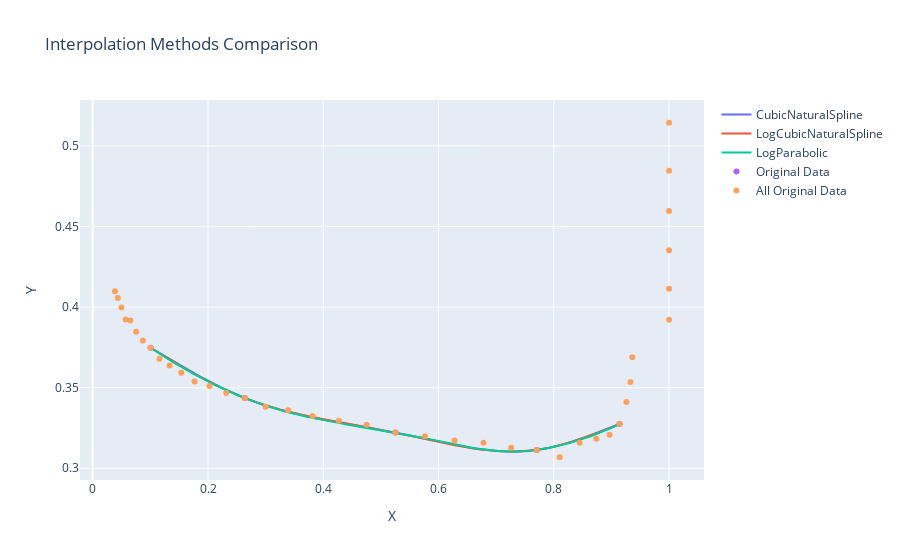
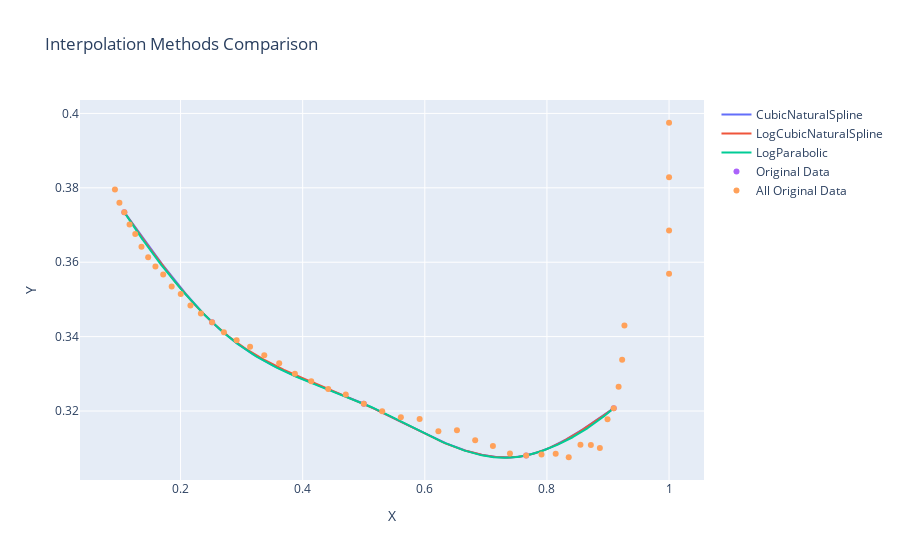
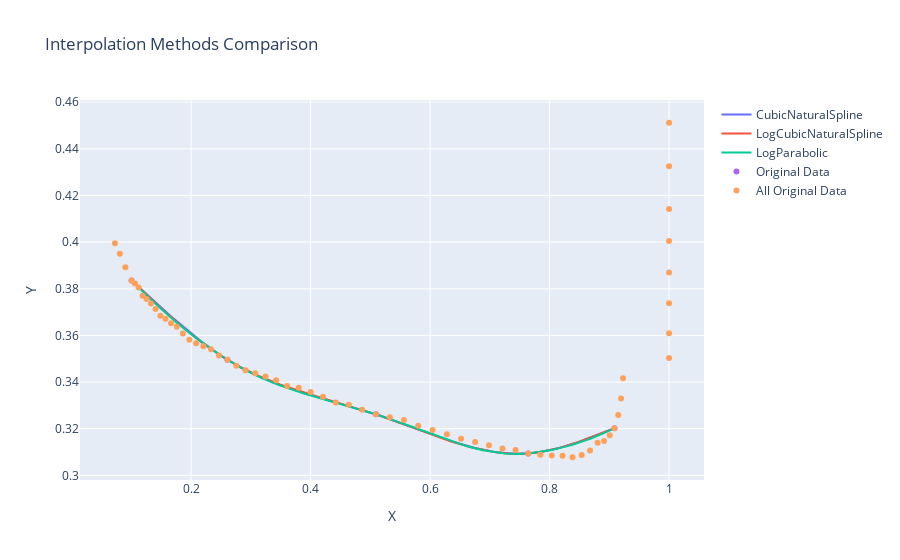
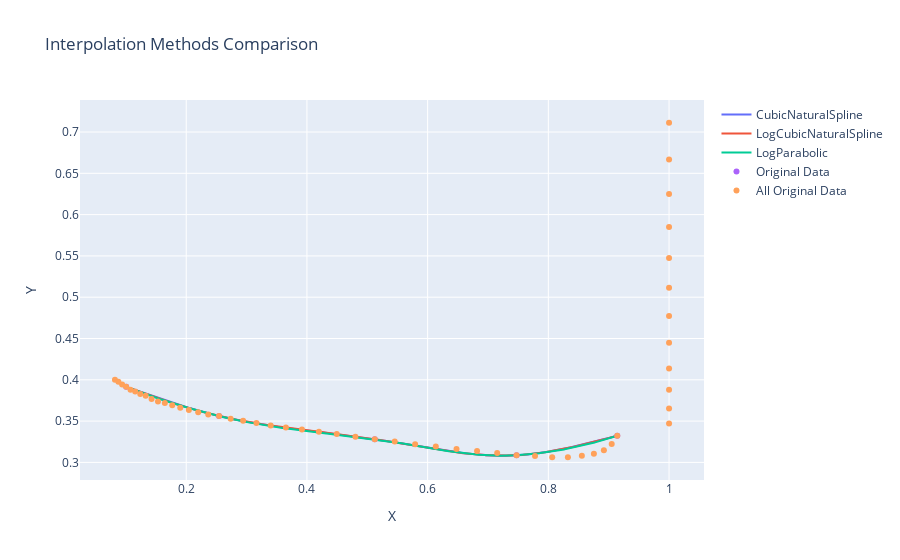

The notebook cell saved with these charts, in order:
### Code cell
rmse_array1, mae_array1 = interpolation(dfz1, arr_delta1, arr_volatility1)
rmse_array2, mae_array2 = interpolation(dfz2, arr_delta2, arr_volatility2)
rmse_array3, mae_array3 = interpolation(dfz3, arr_delta3, arr_volatility3)
rmse_array4, mae_array4 = interpolation(dfz4, arr_delta4, arr_volatility4)

### Figure 1 — Plotly figure (JSON) as saved in the notebook; plotly's stock layout.template omitted (floating-point values rounded to 4 significant figures; data arrays with more than 128 entries replaced by an {"elided": "..."} marker saying what was removed)
{"data": [{"mode": "lines", "name": "CubicNaturalSpline", "type": "scatter", "x": {"elided": "1000 float values"}, "y": {"elided": "1000 float values"}}, {"mode": "lines", "name": "LogCubicNaturalSpline", "type": "scatter", "x": {"elided": "1000 float values"}, "y": {"elided": "1000 float values"}}, {"mode": "lines", "name": "LogParabolic", "type": "scatter", "x": {"elided": "1000 float values"}, "y": {"elided": "1000 float values"}}, {"mode": "markers", "name": "Original Data", "type": "scatter", "x": [0.1004, 0.264, 0.5254, 0.7703, 0.9141], "y": [0.3748, 0.3435, 0.3222, 0.3113, 0.3274]}, {"mode": "markers", "name": "All Original Data", "type": "scatter", "x": [1.0, 1.0, 1.0, 1.0, 1.0, 1.0, 0.9362, 0.933, 0.9259, 0.9141, 0.8969, 0.8738, 0.8449, 0.8102, 0.7703, 0.7259, 0.678, 0.6278, 0.5765, 0.5254, 0.4753, 0.4271, 0.3816, 0.3391, 0.2998, 0.264, 0.2316, 0.2026, 0.1767, 0.1537, 0.1335, 0.1158, 0.1004, 0.08695, 0.07542, 0.06547, 0.057, 0.04977, 0.04367, 0.03855], "y": [0.5143, 0.4845, 0.4596, 0.4353, 0.4114, 0.3921, 0.3688, 0.3536, 0.3411, 0.3274, 0.3208, 0.3184, 0.3158, 0.3068, 0.3113, 0.3128, 0.3158, 0.3172, 0.3198, 0.3222, 0.3271, 0.3295, 0.3324, 0.336, 0.3381, 0.3435, 0.3466, 0.3511, 0.3538, 0.3592, 0.3638, 0.3679, 0.3748, 0.3793, 0.3846, 0.3916, 0.3923, 0.3997, 0.4056, 0.4098]}], "layout": {"title": {"text": "Interpolation Methods Comparison"}, "xaxis": {"title": {"text": "X"}}, "yaxis": {"title": {"text": "Y"}}}}

### Figure 2 — Plotly figure (JSON) as saved in the notebook; plotly's stock layout.template omitted (floating-point values rounded to 4 significant figures; data arrays with more than 128 entries replaced by an {"elided": "..."} marker saying what was removed)
{"data": [{"mode": "lines", "name": "CubicNaturalSpline", "type": "scatter", "x": {"elided": "1000 float values"}, "y": {"elided": "1000 float values"}}, {"mode": "lines", "name": "LogCubicNaturalSpline", "type": "scatter", "x": {"elided": "1000 float values"}, "y": {"elided": "1000 float values"}}, {"mode": "lines", "name": "LogParabolic", "type": "scatter", "x": {"elided": "1000 float values"}, "y": {"elided": "1000 float values"}}, {"mode": "markers", "name": "Original Data", "type": "scatter", "x": [0.1079, 0.2516, 0.5001, 0.7661, 0.9094], "y": [0.3734, 0.3439, 0.322, 0.308, 0.3207]}, {"mode": "markers", "name": "All Original Data", "type": "scatter", "x": [1.0, 1.0, 1.0, 1.0, 0.9269, 0.9232, 0.9174, 0.9094, 0.8992, 0.8867, 0.8719, 0.8549, 0.8357, 0.8143, 0.7911, 0.7661, 0.7395, 0.7115, 0.6825, 0.6527, 0.6222, 0.5915, 0.5608, 0.5302, 0.5001, 0.4706, 0.4418, 0.414, 0.3872, 0.3615, 0.3371, 0.3139, 0.2918, 0.2711, 0.2516, 0.2333, 0.2162, 0.2003, 0.1855, 0.1716, 0.1589, 0.147, 0.136, 0.1259, 0.1165, 0.1079, 0.09988, 0.09256], "y": [0.3975, 0.3829, 0.3685, 0.3569, 0.343, 0.3338, 0.3265, 0.3207, 0.3178, 0.31, 0.3109, 0.3109, 0.3076, 0.3085, 0.3083, 0.308, 0.3086, 0.3106, 0.3121, 0.3148, 0.3145, 0.3179, 0.3183, 0.3199, 0.322, 0.3245, 0.3259, 0.328, 0.33, 0.3329, 0.335, 0.3373, 0.339, 0.3412, 0.3439, 0.3462, 0.3484, 0.3515, 0.3535, 0.3567, 0.3589, 0.3613, 0.3642, 0.3676, 0.3701, 0.3734, 0.376, 0.3796]}], "layout": {"title": {"text": "Interpolation Methods Comparison"}, "xaxis": {"title": {"text": "X"}}, "yaxis": {"title": {"text": "Y"}}}}

### Figure 3 — Plotly figure (JSON) as saved in the notebook; plotly's stock layout.template omitted (floating-point values rounded to 4 significant figures; data arrays with more than 128 entries replaced by an {"elided": "..."} marker saying what was removed)
{"data": [{"mode": "lines", "name": "CubicNaturalSpline", "type": "scatter", "x": {"elided": "1000 float values"}, "y": {"elided": "1000 float values"}}, {"mode": "lines", "name": "LogCubicNaturalSpline", "type": "scatter", "x": {"elided": "1000 float values"}, "y": {"elided": "1000 float values"}}, {"mode": "lines", "name": "LogParabolic", "type": "scatter", "x": {"elided": "1000 float values"}, "y": {"elided": "1000 float values"}}, {"mode": "markers", "name": "Original Data", "type": "scatter", "x": [0.1003, 0.2608, 0.5093, 0.7642, 0.9087], "y": [0.3836, 0.3495, 0.3262, 0.3094, 0.3202]}, {"mode": "markers", "name": "All Original Data", "type": "scatter", "x": [1.0, 1.0, 1.0, 1.0, 1.0, 1.0, 1.0, 1.0, 0.9229, 0.9197, 0.915, 0.9087, 0.9008, 0.8913, 0.8803, 0.8678, 0.8538, 0.8384, 0.8217, 0.8036, 0.7845, 0.7642, 0.7431, 0.7211, 0.6985, 0.6754, 0.6519, 0.6281, 0.6041, 0.5801, 0.5563, 0.5326, 0.5093, 0.4864, 0.464, 0.442, 0.4207, 0.4001, 0.3801, 0.3608, 0.3423, 0.3245, 0.3075, 0.2912, 0.2757, 0.2608, 0.2467, 0.2333, 0.2205, 0.2085, 0.197, 0.1862, 0.1759, 0.1663, 0.1572, 0.1485, 0.1403, 0.1326, 0.1254, 0.1186, 0.1121, 0.1061, 0.1003, 0.08991, 0.08068, 0.07249], "y": [0.4512, 0.4325, 0.4142, 0.4005, 0.387, 0.3738, 0.361, 0.3503, 0.3416, 0.3329, 0.3259, 0.3202, 0.3172, 0.3147, 0.3139, 0.3107, 0.3088, 0.3078, 0.3084, 0.3085, 0.3088, 0.3094, 0.3108, 0.3115, 0.3129, 0.3143, 0.3156, 0.3176, 0.3194, 0.3213, 0.3237, 0.3249, 0.3262, 0.3282, 0.3302, 0.3313, 0.3337, 0.3358, 0.3375, 0.3383, 0.3408, 0.3424, 0.3438, 0.3451, 0.347, 0.3495, 0.3514, 0.3541, 0.3553, 0.3566, 0.3581, 0.3608, 0.3638, 0.3652, 0.3671, 0.3684, 0.3713, 0.3737, 0.3756, 0.377, 0.3805, 0.3823, 0.3836, 0.3892, 0.395, 0.3995]}], "layout": {"title": {"text": "Interpolation Methods Comparison"}, "xaxis": {"title": {"text": "X"}}, "yaxis": {"title": {"text": "Y"}}}}

### Figure 4 — Plotly figure (JSON) as saved in the notebook; plotly's stock layout.template omitted (floating-point values rounded to 4 significant figures; data arrays with more than 128 entries replaced by an {"elided": "..."} marker saying what was removed)
{"data": [{"mode": "lines", "name": "CubicNaturalSpline", "type": "scatter", "x": {"elided": "1000 float values"}, "y": {"elided": "1000 float values"}}, {"mode": "lines", "name": "LogCubicNaturalSpline", "type": "scatter", "x": {"elided": "1000 float values"}, "y": {"elided": "1000 float values"}}, {"mode": "lines", "name": "LogParabolic", "type": "scatter", "x": {"elided": "1000 float values"}, "y": {"elided": "1000 float values"}}, {"mode": "markers", "name": "Original Data", "type": "scatter", "x": [0.1005, 0.2544, 0.5124, 0.7474, 0.9142], "y": [0.3914, 0.356, 0.3281, 0.3086, 0.3323]}, {"mode": "markers", "name": "All Original Data", "type": "scatter", "x": [1.0, 1.0, 1.0, 1.0, 1.0, 1.0, 1.0, 1.0, 1.0, 1.0, 1.0, 1.0, 0.9142, 0.905, 0.892, 0.8755, 0.8555, 0.8324, 0.8064, 0.7779, 0.7474, 0.7152, 0.6819, 0.6479, 0.6135, 0.5793, 0.5455, 0.5124, 0.4803, 0.4495, 0.4199, 0.3918, 0.3651, 0.34, 0.3164, 0.2943, 0.2736, 0.2544, 0.2365, 0.2198, 0.2044, 0.1901, 0.1768, 0.1646, 0.1532, 0.1426, 0.1329, 0.1238, 0.1155, 0.1077, 0.1005, 0.09381, 0.08762, 0.08191], "y": [0.7112, 0.6669, 0.6249, 0.5851, 0.5474, 0.5115, 0.4774, 0.4447, 0.4136, 0.3881, 0.3651, 0.3472, 0.3323, 0.3223, 0.3146, 0.3103, 0.3081, 0.3062, 0.3063, 0.3076, 0.3086, 0.3113, 0.3138, 0.3163, 0.3191, 0.322, 0.3254, 0.3281, 0.3312, 0.3342, 0.337, 0.3397, 0.3423, 0.3445, 0.3475, 0.3504, 0.3529, 0.356, 0.3578, 0.3606, 0.3634, 0.3662, 0.3693, 0.372, 0.3738, 0.3768, 0.3805, 0.3827, 0.3857, 0.388, 0.3914, 0.3943, 0.3975, 0.4002]}], "layout": {"title": {"text": "Interpolation Methods Comparison"}, "xaxis": {"title": {"text": "X"}}, "yaxis": {"title": {"text": "Y"}}}}
